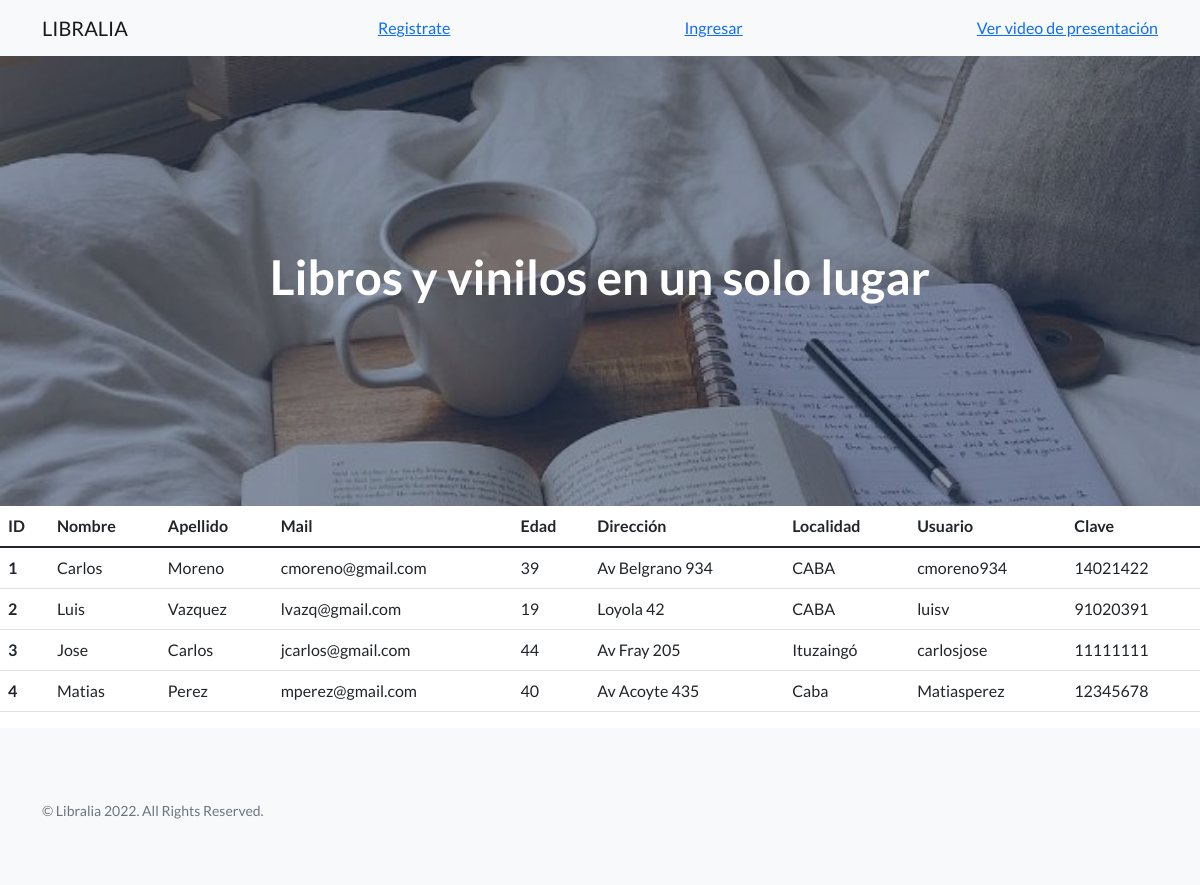
The app's page /applibros/usuarios with its own data.
### applibros/models.py (models this page shows, shortened)
class Usuarios(models.Model):
    nombreusuario=models.CharField(max_length=40)
    apellidousuario=models.CharField(max_length=40)
    mail=models.CharField(max_length=40)
    edad=models.IntegerField()
    direccion=models.CharField(max_length=40)
    localidad=models.CharField(max_length=40)
    usuario=models.CharField(max_length=40)
    clave=models.IntegerField()

### applibros/views.py (the view)
# urls.py: path("usuarios",views.usuarios, name="usuarios"),
def usuarios(request):
    usuarios=Usuarios.objects.all()
    dicc={"usuarios":usuarios}
    plantilla=loader.get_template("usuarios.html")
    documento=plantilla.render(dicc)
    return HttpResponse(documento)
    return HttpResponse(usuarios)

### applibros/template/usuarios.html (shortened to what this page needs)
{% extends "padre.html" %}
{% load static %}
{% block contenido %}
    <table class="table">
        <thead>
          <tr>
            <th scope="col">ID</th>
            <th scope="col">Nombre</th>
            <th scope="col">Apellido</th>
            <th scope="col">Mail</th>
            <th scope="col">Edad</th>
            <th scope="col">Dirección</th>
            <th scope="col">Localidad</th>
            <th scope="col">Usuario</th>
            <th scope="col">Clave</th>
          </tr>
        </thead>
        <tbody>
            {% for n in usuarios %}
          <tr>
            <th scope="row">{{n.id}}</th>
            <td>{{n.nombreusuario}}</td>
            <td>{{n.apellidousuario}}</td>
            <td>{{n.mail}}</td>
            <td>{{n.edad}}</td>
            <td>{{n.direccion}}</td>
            <td>{{n.localidad}}</td>
            <td>{{n.usuario}}</td>
            <td>{{n.clave}}</td>
        </tr>
        {% endfor %}
        </tbody>
      </table>
{% endblock %}

### applibros/template/padre.html (shortened to what this page needs)
<!DOCTYPE html>
<html lang="en">
    <head>
        {% load static %}
        <link href="https://cdn.jsdelivr.net/npm/bootstrap-icons@1.5.0/font/bootstrap-icons.css" rel="stylesheet" type="text/css" />
        <link href="{% static 'applibros/css/styles.css' %}" rel="stylesheet" />
    </head>
    <body>
        <nav class="navbar navbar-light bg-light static-top">
            <div class="container">
                <a class="navbar-brand" href="{% url 'Inicio' %}">LIBRALIA</a>
                {% if not request.user.is_authenticated %}
                <a class="" href="{% url 'Register' %}">Registrate</a>
                {% endif %}
                {% if not request.user.is_authenticated %}
                <a class="" href="{% url 'Login' %}">Ingresar</a>
                {% endif %}
                {% if not request.user.is_authenticated %}
                <a class="" href="{% url 'video' %}">Ver video de presentación</a>
                {% endif %}
            </div>
        </nav>
        <header class="masthead">
            <div class="container position-relative">
                <div class="row justify-content-center">
                    <div class="col-xlfa-rotate-180">
                        <div class="text-center text-white">
                            <h1 class="shrink-to-fit">Libros y vinilos en un solo lugar</h1>
                        </div>
                    </div>
                </div>
            </div>
        </header>
        {% block contenido %}
        {% endblock %}
        <footer class="footer bg-light">
            <div class="container">
                <div class="row">
                    <div class="col-lg-6 h-100 text-center text-lg-start my-auto">
                        <p class="text-muted small mb-4 mb-lg-0">&copy; Libralia 2022. All Rights Reserved.</p>
                    </div>
                </div>
            </div>
        </footer>
    </body>
</html>

### records on screen
Usuarios: id "1", nombreusuario "Carlos", apellidousuario "Moreno", mail "cmoreno@gmail.com", edad "39", direccion "Av Belgrano 934", localidad "CABA", usuario "cmoreno934", clave "14021422"
Usuarios: id "2", nombreusuario "Luis", apellidousuario "Vazquez", mail "lvazq@gmail.com", edad "19", direccion "Loyola 42", localidad "CABA", usuario "luisv", clave "91020391"
Usuarios: id "3", nombreusuario "Jose", apellidousuario "Carlos", mail "jcarlos@gmail.com", edad "44", direccion "Av Fray 205", localidad "Ituzaingó", usuario "carlosjose", clave "11111111"
Usuarios: id "4", nombreusuario "Matias", apellidousuario "Perez", mail "mperez@gmail.com", edad "40", direccion "Av Acoyte 435", localidad "Caba", usuario "Matiasperez", clave "12345678"
